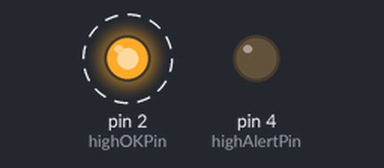
Bench run of a sketch on a simulated Arduino Uno, built with avr-gcc and run on an emulated ATmega328P. On the bench: output pins drawn as LEDs (lit = HIGH). Dashed ring = blinking.

Above: at 0.5 s.
Timing chart, 0 to 4.6 s (numbered marks = the images above):
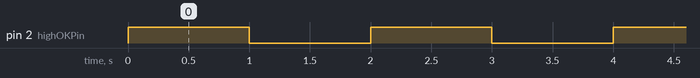

Measured:
- by itself, pin 2 (highOKPin): alternates HIGH for 1.0 s and LOW for 1.0 s

The sketch:

buzz-wire.ino
```cpp
int highAlertPin = 4;
int highOKPin = 2;
int d = 1000;

void setup() {
  // put your setup code here, to run once:
  pinMode(highOKPin, OUTPUT);
  pinMode(highAlertPin, OUTPUT);
}

void loop() {
  // put your main code here, to run repeatedly:
  digitalWrite(highOKPin, HIGH);   // turn the LED on (HIGH is the voltage level)
  delay(d);                       // wait for a second
  digitalWrite(highOKPin, LOW);    // turn the LED off by making the voltage LOW
  delay(d);
}
```
